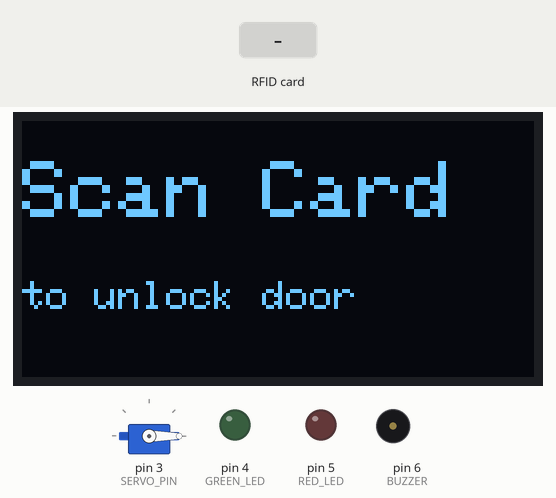
This sketch was run on a simulated Arduino Uno, built with avr-gcc and run on an emulated ATmega328P. Parts: servo, 128×64 one-colour display, output pins drawn as LEDs (lit = HIGH), buzzer (waves = sounding). The inputs (shaded band) are chosen by the test bench. Pins used as bus, display or sensor lines are not drawn; what the sketch prints to the serial monitor is not drawn.

Above: at 1.3 s.
1.4 s: RFID card 5E 7A 19 C4 held to the reader
At 2.3 s:
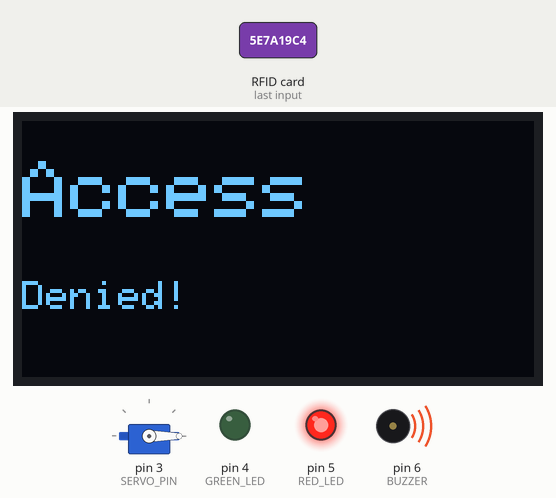
4.0 s: RFID card DD AA D4 05 held to the reader
At 4.15 s:
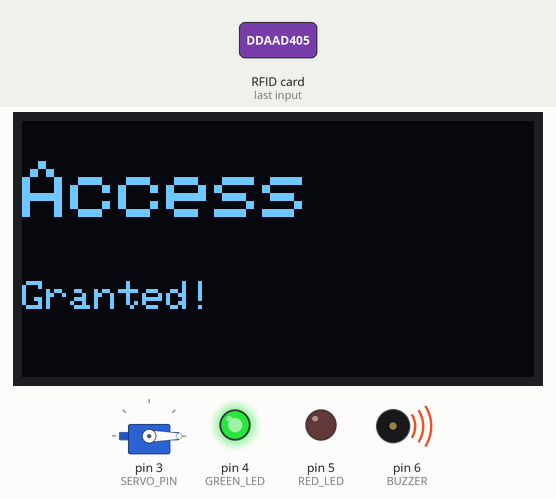
At 4.7 s:
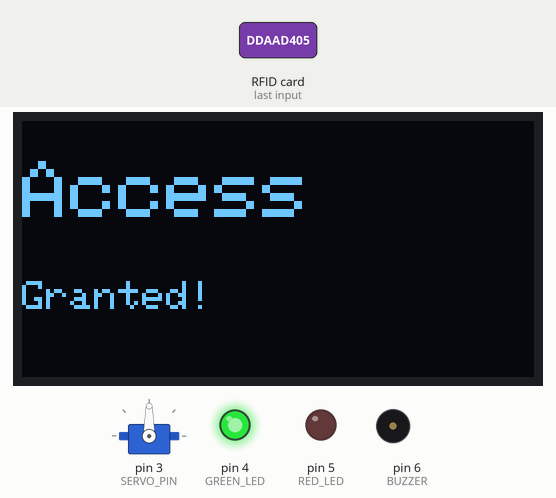
Timing chart, 0 to 8.8 s (numbered marks = the images above; inputs shaded):
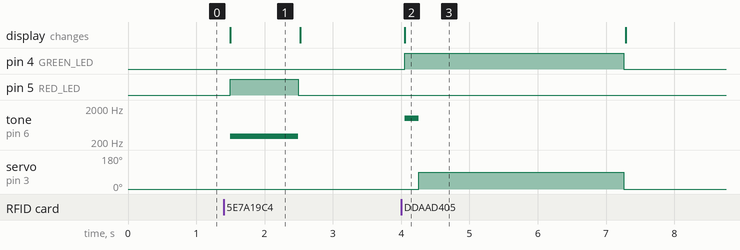

The sketch:

Smart_Door_Lock.ino
```cpp
#include <SPI.h>
#include <MFRC522.h>
#include <Servo.h>
#include <Wire.h>
#include <Adafruit_GFX.h>
#include <Adafruit_SSD1306.h>

// Pin Definitions
#define RST_PIN         9
#define SS_PIN          10
#define SERVO_PIN       3
#define GREEN_LED       4
#define RED_LED         5
#define BUZZER          6

// OLED display width and height
#define SCREEN_WIDTH 128
#define SCREEN_HEIGHT 64

// Replace this with the UID of your own RFID card/tag!
String authorizedUID = "DD AA D4 05";

MFRC522 mfrc522(SS_PIN, RST_PIN);
Servo doorServo;
Adafruit_SSD1306 display(SCREEN_WIDTH, SCREEN_HEIGHT, &Wire, -1);

void setup() {
  Serial.begin(9600);
  SPI.begin();
  mfrc522.PCD_Init();

  pinMode(GREEN_LED, OUTPUT);
  pinMode(RED_LED, OUTPUT);
  pinMode(BUZZER, OUTPUT);

  doorServo.attach(SERVO_PIN);
  doorServo.write(0); // Initial door position (closed)

  // Initialize OLED
  if(!display.begin(SSD1306_SWITCHCAPVCC, 0x3C)) {
    Serial.println(F("SSD1306 allocation failed"));
    for(;;);
  }

  updateDisplay("Scan Card", "to unlock door");
  Serial.println("System Ready. Scan your RFID card.");
}

void loop() {
  // Look for new cards
  if ( ! mfrc522.PICC_IsNewCardPresent() || ! mfrc522.PICC_ReadCardSerial() ) {
    delay(50);
    return;
  }

  // Read the UID
  String content = "";
  for (byte i = 0; i < mfrc522.uid.size; i++) {
     content.concat(String(mfrc522.uid.uidByte[i] < 0x10 ? " 0" : " "));
     content.concat(String(mfrc522.uid.uidByte[i], HEX));
  }
  content.toUpperCase();
  String scannedUID = content.substring(1);

  Serial.print("Card UID: ");
  Serial.println(scannedUID);

  if (scannedUID == authorizedUID) {
    grantAccess();
  } else {
    denyAccess();
  }

  // Halt PICC to stop reading the same card repeatedly
  mfrc522.PICC_HaltA();
}

void grantAccess() {
  updateDisplay("Access", "Granted!");
  digitalWrite(GREEN_LED, HIGH);
  tone(BUZZER, 1000);
  delay(200);
  noTone(BUZZER);

  doorServo.write(90); // Open door
  delay(3000);         // Keep door open for 3 seconds

  doorServo.write(0);  // Close door
  digitalWrite(GREEN_LED, LOW);
  updateDisplay("Scan Card", "to unlock door");
}

void denyAccess() {
  updateDisplay("Access", "Denied!");
  digitalWrite(RED_LED, HIGH);
  tone(BUZZER, 300);
  delay(1000);
  noTone(BUZZER);

  digitalWrite(RED_LED, LOW);
  updateDisplay("Scan Card", "to unlock door");
}

void updateDisplay(String line1, String line2) {
  display.clearDisplay();
  display.setTextSize(2);
  display.setTextColor(WHITE);
  display.setCursor(0, 10);
  display.println(line1);

  display.setTextSize(1);
  display.setCursor(0, 40);
  display.println(line2);
  display.display();
}
```

Measured:
- after the input at 1.4 s, pin 5 (RED_LED): LOW → HIGH after 0.09 s, → LOW 1.0 s later; tone on pin 6 (BUZZER): silent → 300 Hz after 0.09 s, → silent 1.0 s later; the display: changes after 0.09 s (image 1)
- after the input at 4.0 s, pin 4 (GREEN_LED): LOW → HIGH after 0.06 s, → LOW 3.2 s later; tone on pin 6 (BUZZER): silent → 1000 Hz after 0.06 s, → silent 0.20 s later; servo on pin 3 (SERVO_PIN): 0° → 90° after 0.26 s, → 0° 3.0 s later; the display: changes after 0.06 s (image 2)
- what the display in image 1 shows lasts 1.0 s, from 1.5 s to 2.5 s
